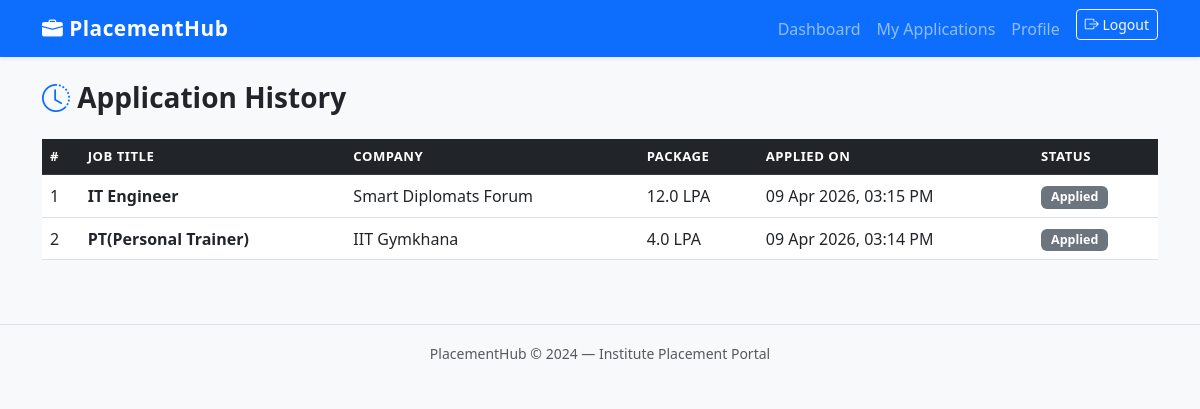
Screenshot of /student/history (signed in) with the database file from the repository.
### app/models.py (models this page shows)
class Application(db.Model):
    __tablename__ = 'application'
    id = db.Column(db.Integer, primary_key=True)
    student_id = db.Column(db.Integer, db.ForeignKey('student.id'), nullable=False)
    drive_id = db.Column(db.Integer, db.ForeignKey('placement_drive.id'), nullable=False)
    applied_at = db.Column(db.DateTime, default=datetime.utcnow)
    status = db.Column(db.String(20), default='applied')
    __table_args__ = (
        db.UniqueConstraint('student_id', 'drive_id', name='unique_application'),
    )

class PlacementDrive(db.Model):
    __tablename__ = 'placement_drive'
    id = db.Column(db.Integer, primary_key=True)
    company_id = db.Column(db.Integer, db.ForeignKey('company.id'), nullable=False)
    job_title = db.Column(db.String(150), nullable=False)
    job_description = db.Column(db.Text, nullable=False)
    eligibility_criteria = db.Column(db.Text)
    package_lpa = db.Column(db.Float)  # salary in LPA
    location = db.Column(db.String(100))
    application_deadline = db.Column(db.Date, nullable=False)
    status = db.Column(db.String(20), default='pending')
    created_at = db.Column(db.DateTime, default=datetime.utcnow)
    applications = db.relationship('Application', backref='drive', lazy=True)

class Company(db.Model):
    __tablename__ = 'company'
    id = db.Column(db.Integer, primary_key=True)
    user_id = db.Column(db.Integer, db.ForeignKey('user.id'), nullable=False)
    company_name = db.Column(db.String(150), nullable=False)
    hr_contact = db.Column(db.String(100))
    website = db.Column(db.String(200))
    description = db.Column(db.Text)
    approval_status = db.Column(db.String(20), default='pending')
    drives = db.relationship('PlacementDrive', backref='company', lazy=True)

### app/student.py (the view)
@student.route('/history')
@login_required
@student_required
def history():
    s = get_student()
    applications = Application.query.filter_by(student_id=s.id).order_by(
        Application.applied_at.desc()
    ).all()
    return render_template('student/history.html', applications=applications)

### app/models.py (called while the page is built)
@login_manager.user_loader
def load_user(user_id):
    return User.query.get(int(user_id))

### app/student.py (called while the page is built)
def student_required(f):
    @wraps(f)
    def decorated(*args, **kwargs):
        if not current_user.is_authenticated or current_user.role != 'student':
            flash('Student access required.', 'danger')
            return redirect(url_for('auth.login'))
        return f(*args, **kwargs)
    return decorated

def get_student():
    return Student.query.filter_by(user_id=current_user.id).first()

### app/templates/student/history.html (shortened to what this page needs)
{% extends 'base.html' %}
{% block content %}
<h3 class="fw-bold mb-4"><i class="bi bi-clock-history text-primary"></i> Application History</h3>
{% if applications %}
<div class="table-responsive">
<table class="table table-hover align-middle">
    <thead class="table-dark">
        <tr>
            <th>#</th>
            <th>Job Title</th>
            <th>Company</th>
            <th>Package</th>
            <th>Applied On</th>
            <th>Status</th>
        </tr>
    </thead>
    <tbody>
        {% for app in applications %}
        <tr>
            <td>{{ loop.index }}</td>
            <td class="fw-semibold">{{ app.drive.job_title }}</td>
            <td>{{ app.drive.company.company_name }}</td>
            <td>{{ app.drive.package_lpa ~ ' LPA' if app.drive.package_lpa else '—' }}</td>
            <td>{{ app.applied_at.strftime('%d %b %Y, %I:%M %p') }}</td>
            <td>
                <span class="badge
                    {% if app.status == 'selected' %}bg-success
                    {% elif app.status == 'shortlisted' %}bg-primary
                    {% elif app.status == 'rejected' %}bg-danger
                    {% else %}bg-secondary{% endif %}">
                    {{ app.status|capitalize }}
                </span>
            </td>
        </tr>
        {% endfor %}
    </tbody>
</table>
</div>
{% else %}
<div class="alert alert-light border text-center">
    No applications yet. <a href="{{ url_for('student.dashboard') }}">Browse drives</a>
</div>
{% endif %}
{% endblock %}

### app/static/css/style.css (style rules this page uses)
body { background-color: #f8f9fa; font-family: 'Segoe UI', system-ui, sans-serif; }
.table th { font-size: 0.82rem; letter-spacing: 0.5px; text-transform: uppercase; }
.badge { font-size: 0.78rem; padding: 5px 10px; }

### rows the page displays
Application: drive.job_title "IT Engineer", drive.company.company_name "Smart Diplomats Forum", drive "12.0 LPA", applied_at "09 Apr 2026, 03:15 PM", status "Applied"
Application: drive.job_title "PT(Personal Trainer)", drive.company.company_name "IIT Gymkhana", drive "4.0 LPA", applied_at "09 Apr 2026, 03:14 PM", status "Applied"
